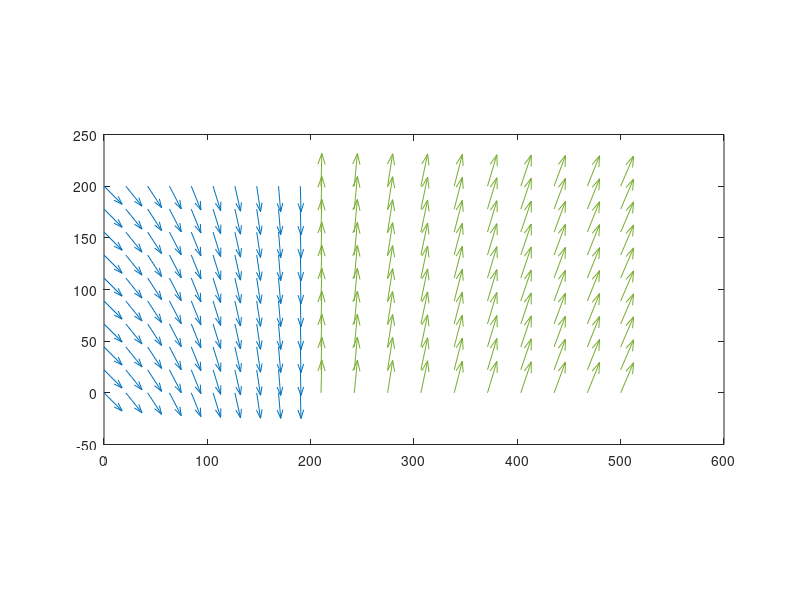

This chart was generated by the following MATLAB code:
M = 100;
delta = M/10;
[r, T] = meshgrid(linspace(0,2*M-delta,10), linspace(0, 2*M, 10));
v = (2*1./(1-2*M./r)-1)./sqrt(1+((2*1./(1-2*M./r)-1)).^2);
u = 1./sqrt(1+((2*1./(1-2*M./r)-1)).^2);

[r2, T2] = meshgrid(linspace(2*M+delta,5*M,10), linspace(0, 2*M, 10));
v2 = (2*1./(1-2*M./r2)-1)./sqrt(1+((2*1./(1-2*M./r2)-1)).^2);
u2 = 1./sqrt(1+((2*1./(1-2*M./r2)-1)).^2);

figure
quiver(r, T, u,v);
hold on;
quiver(r2, T2, u2,v2);
daspect([1 1 1])

